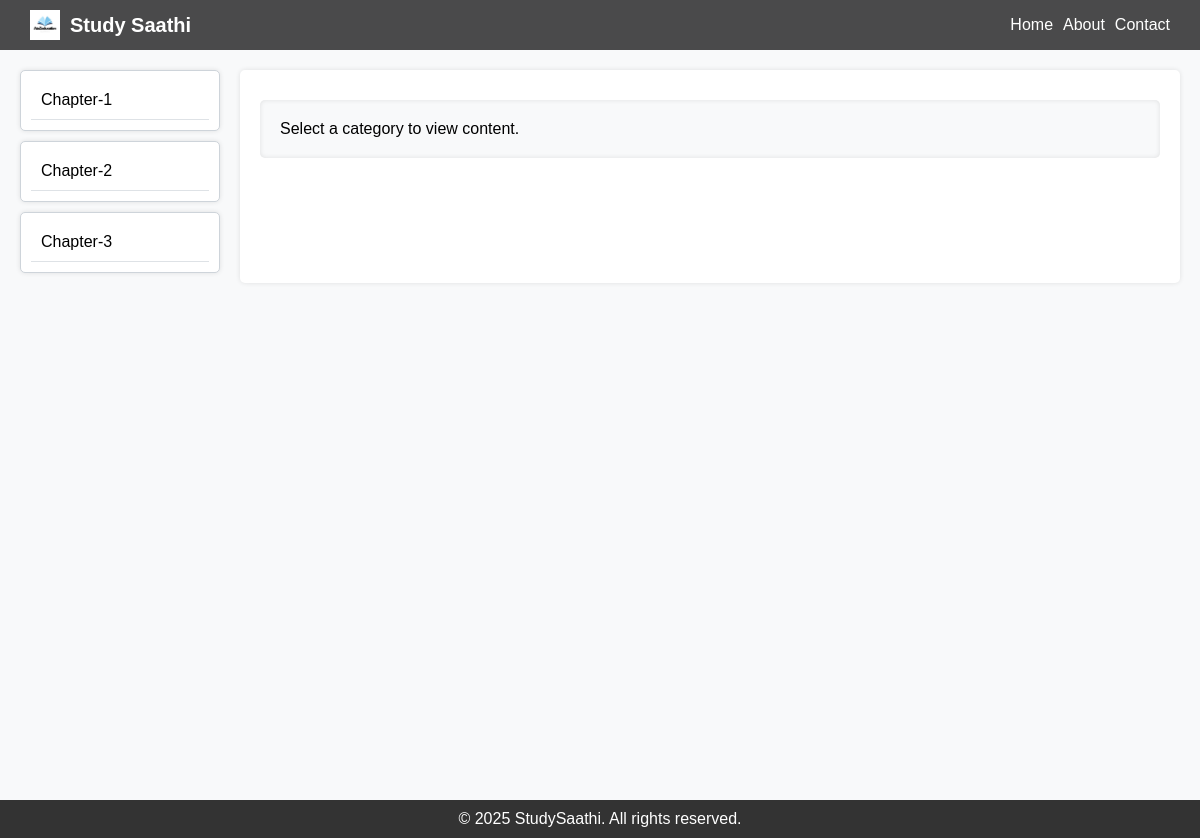
The app's page /class/1/subject/1/ with its own data.
### educational/models.py (models this page shows, shortened)
class TitleClassSubChapter(models.Model):
    title_class_subject = models.ForeignKey(TitleClassSubject, on_delete=models.CASCADE, related_name='chapters')
    chapter = models.ForeignKey(Chapter, on_delete=models.CASCADE, related_name='title_class_subject_chapters')
    class Meta:
        unique_together = ('title_class_subject', 'chapter')  # Prevent duplicate combinations

class Chapter(models.Model):
    name = models.CharField(max_length=100)

### educational/views.py (the view)
# urls.py: path('subject/<int:subject_id>/', views.subject_detail, name='subject_detail'),
def subject_detail(request, class_id, subject_id):
    subject = get_object_or_404(Subject, id=subject_id)
    class_obj = get_object_or_404(ClassName, id=class_id)
    title_class = get_object_or_404(TitleClass, class_name=class_obj)
    title_class_subject = get_object_or_404(TitleClassSubject, title_class=title_class, subject=subject)
    class_subject_chapters = TitleClassSubChapter.objects.filter(title_class_subject=title_class_subject)
    context = {
        'subject': subject,
        'class_subject_chapters': class_subject_chapters,
    }
    return render(request, 'educational/subject_detail.html', context)

### educational/templates/educational/subject_detail.html (shortened to what this page needs)
{% extends "educational/base.html" %}
{% load static %}
{% block extra_styles %}
    <link rel="stylesheet" href="{% static 'educational/css/subjectDetail.css' %}">
{% endblock %}
{% block navbar %}
    {% include "educational/navbar.html" %}
{% endblock %}
{% block content %}
    <div class="flex-container">
        <div class="card-container">
            {% for class_subject_chapter in class_subject_chapters %}
            <div class="card chapter-item" data-chapter-id="{{ class_subject_chapter.id }}">
                <div class="list-group-item">
                    <ul>
                        <li onclick="loadChapter('{{ class_subject_chapter.chapter.id }}')"> {{ class_subject_chapter.chapter.name }}</li>
                    </ul>
                </div>
            </div>
            {% endfor %}
        </div>
        <div class="content-container">
            <div id="content-display">
                <p>Select a category to view content.</p>
            </div>
        </div>
    </div>
{% endblock %}

### educational/static/educational/css/base.css (style rules this page uses)
* { margin: 0; padding: 0; box-sizing: border-box; }
html, body { overflow-x: hidden; overflow-y: auto; }
body { font-family: Arial, sans-serif; background-color: #e6f7ff; display: flex; flex-direction: column; min-height: calc(100vh - 100px); padding-top: 50px; }

### educational/static/educational/css/subjectDetail.css (style rules this page uses)
body { margin: 0; font-family: Arial, sans-serif; background-color: #f8f9fa; }
.flex-container { display: flex; padding: 20px; }
.card-container { flex: 0 0 200px; margin-right: 20px; }
.card { background-color: #fff; border: 1px solid #ced4da; border-radius: 5px; box-shadow: 0 0 5px rgba(0, 0, 0, 0.1); margin-bottom: 10px; width: 100%; }
.list-group-item { padding: 10px; }
.list-group-item ul { list-style: none; padding: 0; margin: 0; }
.list-group-item li { cursor: pointer; padding: 10px; border-bottom: 1px solid #dee2e6; transition: background-color 0.3s; }
.content-container { flex: 1; background-color: #fff; padding: 20px; border-radius: 5px; box-shadow: 0 0 5px rgba(0, 0, 0, 0.1); }
#content-display { padding: 20px; background-color: #f8f9fa; border-radius: 5px; box-shadow: inset 0 0 5px rgba(0, 0, 0, 0.1); }

### educational/static/educational/css/navbar.css (style rules this page uses)
body { padding-top: 50px; }

### records on screen
TitleClassSubChapter: chapter.name "Chapter-1"
TitleClassSubChapter: chapter.name "Chapter-2"
TitleClassSubChapter: chapter.name "Chapter-3"
